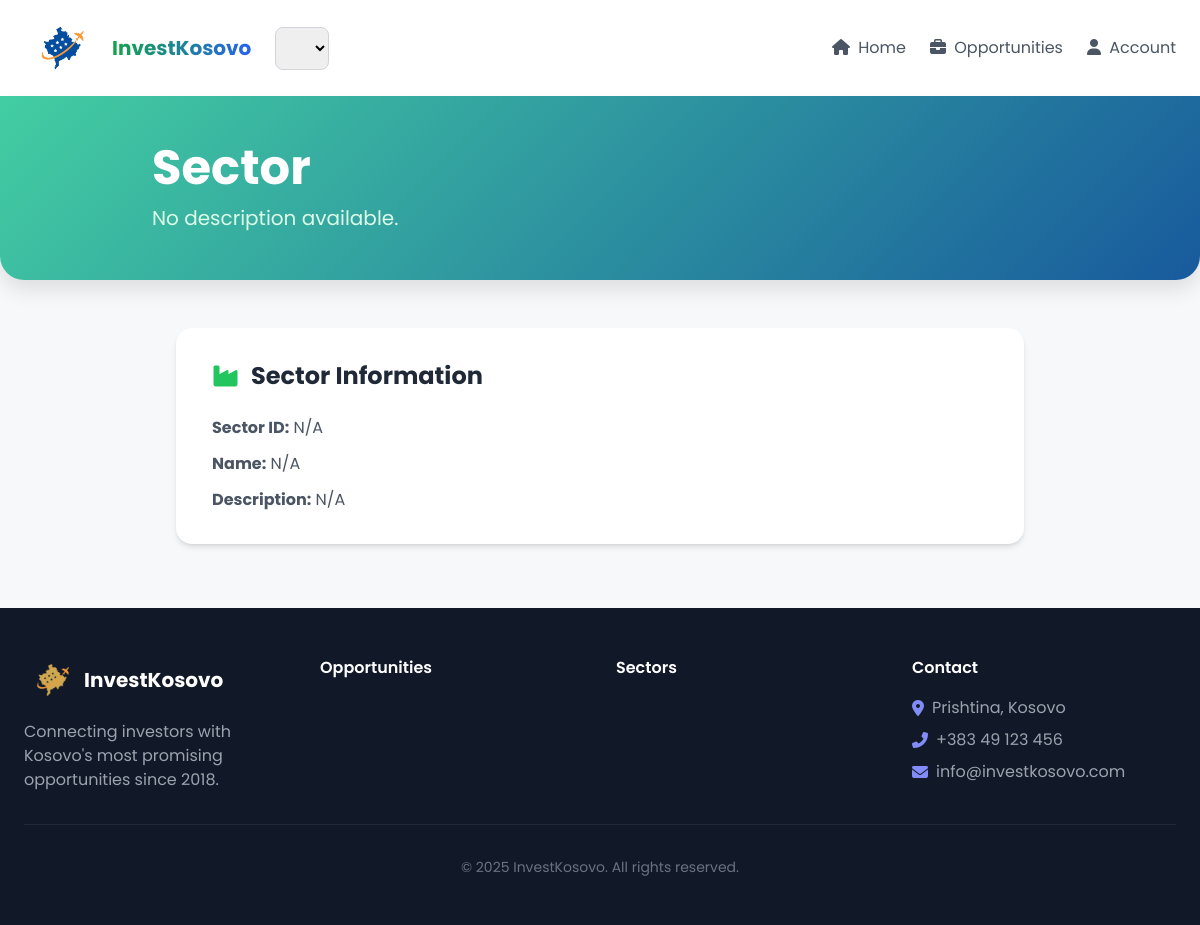
The page /sector-detail.php on the database as committed earlier.
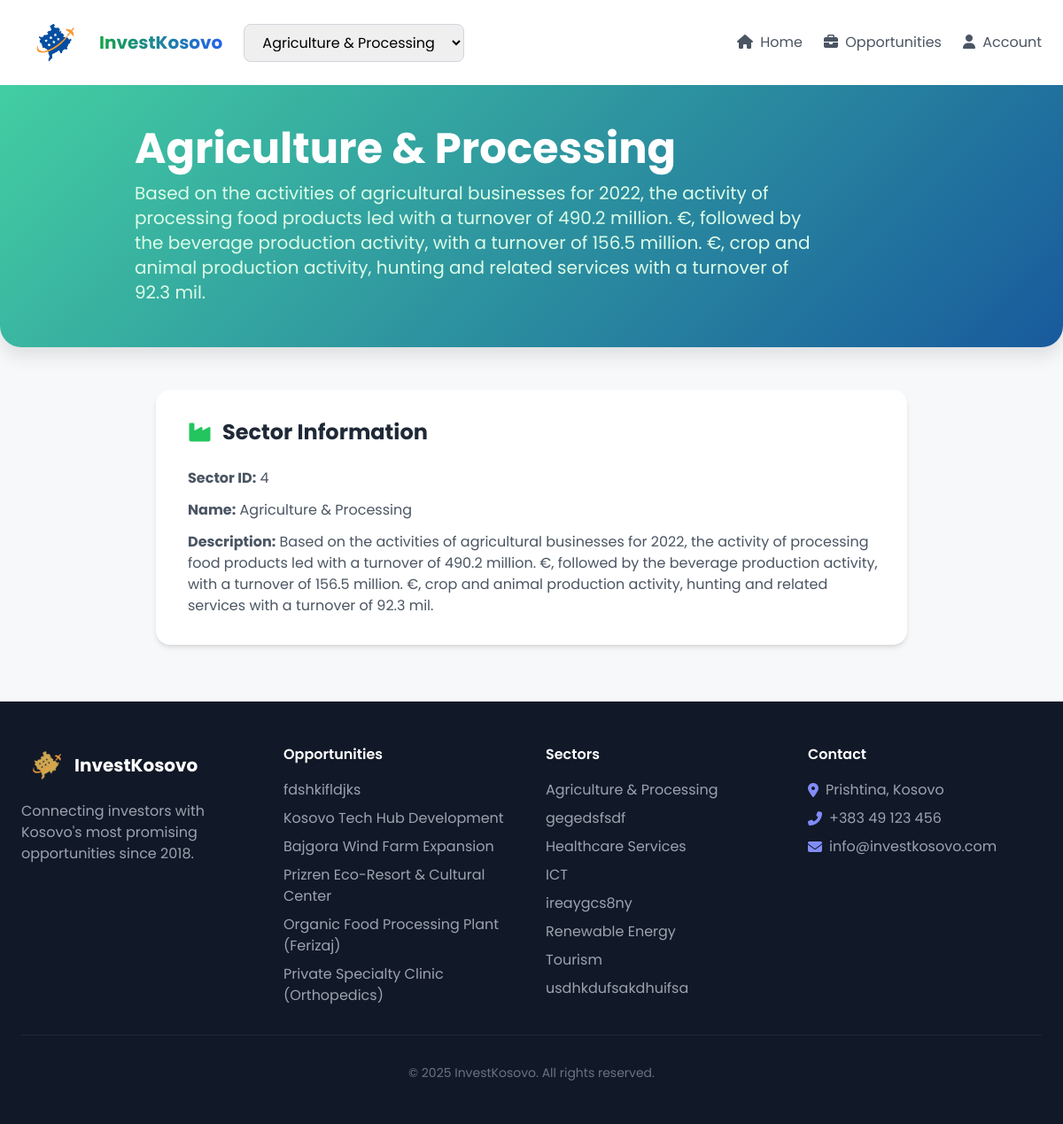
The same page on the database as committed later.
### tables this page shows
CREATE TABLE `sectors` (
  `sector_id` int(11) NOT NULL,
  `name` varchar(100) NOT NULL,
  `description` text DEFAULT NULL
);

CREATE TABLE `investment_opportunities` (
  `opportunity_id` int(11) NOT NULL,
  `title` varchar(150) NOT NULL,
  `sector_id` int(11) DEFAULT NULL,
  `capital_min` decimal(15,2) NOT NULL,
  `capital_max` decimal(15,2) NOT NULL,
  `risk_level` enum('low','medium','high') NOT NULL,
  `timeline_months` int(11) NOT NULL,
  `description` text NOT NULL,
  `contact_email` varchar(150) NOT NULL,
  `created_at` datetime DEFAULT current_timestamp(),
  `money_raised` decimal(15,2) DEFAULT 0.00,
  `goal` decimal(15,2) DEFAULT 0.00
);

### sector-detail.php (the view, shortened to what this page needs)
<?php
include_once('config.php');
$sectors = [];
$sectors_q = $pdo->query("SELECT sector_id, name FROM sectors ORDER BY name ASC");
while ($row = $sectors_q->fetch(PDO::FETCH_ASSOC)) {
    $sectors[] = $row;
}
$selected_id = isset($_GET['id']) ? intval($_GET['id']) : (count($sectors) ? $sectors[0]['sector_id'] : 0);
$sector = null;
if ($selected_id) {
    $sector_q = $pdo->prepare("SELECT * FROM sectors WHERE sector_id=?");
    $sector_q->bindParam(1, $selected_id, PDO::PARAM_INT);
    $sector_q->execute();
    $sector = $sector_q->fetch(PDO::FETCH_ASSOC);
}
?>
<!DOCTYPE html>
<html lang="en">
<head>
    <script src="https://cdn.tailwindcss.com"></script>
    <link rel="stylesheet" href="https://cdnjs.cloudflare.com/ajax/libs/font-awesome/6.4.0/css/all.min.css">
</head>
<body class="min-h-screen">
    <nav class="bg-white shadow-lg py-4 px-6 flex justify-between items-center">
        <div class="flex items-center">
            <a href="index.php" class="flex items-center text-gray-800 hover:text-green-600 transition-colors">
                <img class="h-16 w-auto" src="kosova.png" alt="InvestKosovo Logo">
                <span class="text-xl font-bold bg-gradient-to-r from-green-600 to-blue-600 bg-clip-text text-transparent ml-2">InvestKosovo</span>
            </a>
            <form method="get" class="ml-6">
                <select id="sector-select" name="id" class="rounded-lg border border-gray-300 px-4 py-2 focus:ring-2 focus:ring-green-400" onchange="this.form.submit()">
                    <?php foreach ($sectors as $s): ?>
                        <option value="<?= $s['sector_id'] ?>" <?= $selected_id == $s['sector_id'] ? 'selected' : '' ?>>
                            <?= htmlspecialchars($s['name']) ?>
                        </option>
                    <?php endforeach; ?>
                </select>
            </form>
        </div>
        <div class="flex items-center space-x-6">
            <a href="index.php" class="text-gray-600 hover:text-green-600 transition-colors">
                <i class="fas fa-home mr-1"></i> Home
            </a>
            <a href="opportunities.php" class="text-gray-600 hover:text-green-600 transition-colors">
                <i class="fas fa-briefcase mr-1"></i> Opportunities
            </a>
            <a href="#" class="text-gray-600 hover:text-green-600 transition-colors">
                <i class="fas fa-user mr-1"></i> Account
            </a>
        </div>
    </nav>
    <div class="sector-header rounded-b-3xl text-white py-12 px-8 md:px-16 mb-12 fade-in">
        <div class="max-w-4xl mx-auto">
            <h1 class="text-4xl md:text-5xl font-bold mb-3">
                <?= htmlspecialchars($sector['name'] ?? 'Sector') ?>
            </h1>
            <p class="text-xl text-green-100 max-w-3xl">
                <?= htmlspecialchars($sector['description'] ?? 'No description available.') ?>
            </p>
        </div>
    </div>
    <div class="max-w-4xl mx-auto px-6 pb-16">
        <div class="grid grid-cols-1 gap-8">
            <div class="bg-white rounded-2xl shadow-md p-8 detail-card fade-in">
                <h2 class="text-2xl font-bold text-gray-800 mb-6 flex items-center">
                    <i class="fas fa-industry text-green-500 mr-3"></i> Sector Information
                </h2>
                <div class="prose max-w-none text-gray-600">
                    <ul class="space-y-3">
                        <li><strong>Sector ID:</strong> <?= htmlspecialchars($sector['sector_id'] ?? 'N/A') ?></li>
                        <li><strong>Name:</strong> <?= htmlspecialchars($sector['name'] ?? 'N/A') ?></li>
                        <li><strong>Description:</strong> <?= nl2br(htmlspecialchars($sector['description'] ?? 'N/A')) ?></li>
                    </ul>
                </div>
            </div>
        </div>
    </div>
    <footer class="bg-gray-900 text-white py-12 px-6">
        <div class="max-w-6xl mx-auto grid grid-cols-1 md:grid-cols-4 gap-8">
            <div>
                <h3 class="text-xl font-bold mb-4 flex items-center">
                    <img class="h-12 w-auto" src="kosova1.png" alt="InvestKosovo Logo">InvestKosovo
                </h3>
                <p class="text-gray-400">Connecting investors with Kosovo's most promising opportunities since 2018.</p>
            </div>
            <div>
                <h4 class="font-semibold mb-4">Opportunities</h4>
                <ul class="space-y-2 text-gray-400">
                    <?php
                        try {
                            $stmtOpp = $pdo->query("SELECT io.*, s.name as sector_name FROM investment_opportunities io LEFT JOIN sectors s ON io.sector_id = s.sector_id ORDER BY io.created_at DESC LIMIT 6");
                            $opportunities = $stmtOpp->fetchAll(PDO::FETCH_ASSOC);
                        } catch (PDOException $e) {
                            $opportunities = [];
                        }
                        foreach ($opportunities as $o):
                    ?>
                        <li>
                            <a href="opportunity-detail.php?id=<?= $o['opportunity_id'] ?>" class="hover:text-white transition-colors">
                                <?= htmlspecialchars($o['title']) ?>
                            </a>
                        </li>
                    <?php endforeach; ?>
                </ul>
            </div>
            <div>
                <h4 class="font-semibold mb-4">Sectors</h4>
                <ul class="space-y-2 text-gray-400">
                    <?php foreach ($sectors as $s): ?>
                    <li>
                        <a href="sector-detail.php?id=<?= $s['sector_id'] ?>" class="hover:text-white transition-colors">
                            <?= htmlspecialchars($s['name']) ?>
                        </a>
                    <?php endforeach; ?>
                </ul>
            </div>
            <div>
                <h4 class="font-semibold mb-4">Contact</h4>
                <ul class="space-y-2 text-gray-400">
                    <li class="flex items-center">
                        <i class="fas fa-map-marker-alt mr-2 text-indigo-400"></i> Prishtina, Kosovo
                    </li>
                    <li class="flex items-center">
                        <i class="fas fa-phone-alt mr-2 text-indigo-400"></i> +383 49 123 456
                    </li>
                    <li class="flex items-center">
                        <i class="fas fa-envelope mr-2 text-indigo-400"></i> info@investkosovo.com
                    </li>
                </ul>
            </div>
        </div>
        <div class="max-w-6xl mx-auto pt-8 mt-8 border-t border-gray-800 text-center text-gray-500 text-sm">
            <p>© 2025 InvestKosovo. All rights reserved.</p>
        </div>
    </footer>
</body>
</html>

### sector-detail.php (style rules this page uses)
body { font-family: 'Poppins', sans-serif; background: #f7f8fa; }
.sector-header { background: linear-gradient(135deg, #43cea2 0%, #185a9d 100%); box-shadow: 0 10px 20px rgba(0, 0, 0, 0.1); }
.detail-card { transition: all 0.3s ease; box-shadow: 0 4px 6px rgba(0, 0, 0, 0.05); border-left: 4px solid transparent; }
.fade-in { animation: fadeIn 0.6s ease-in; }

Rows that differ between the two databases and show on the page:
added sectors: name "Agriculture & Processing", description "Based on the activities of agricultural businesses for 2022, the activity of processing food products led with a turnover of 490.2 million. €, followed by the beverage production activity, with a turnover of 156.5 million. €, crop and animal production activity, hunting and related services with a turnover of 92.3 mil.", sector_id "4"
added investment_opportunities: title "fdshkifldjks"
added investment_opportunities: title "Kosovo Tech Hub Development"
added investment_opportunities: title "Bajgora Wind Farm Expansion"
added investment_opportunities: title "Prizren Eco-Resort & Cultural Center"
added investment_opportunities: title "Organic Food Processing Plant (Ferizaj)"
added investment_opportunities: title "Private Specialty Clinic (Orthopedics)"
added sectors: name "gegedsfsdf"
added sectors: name "Healthcare Services"
added sectors: name "ICT"
added sectors: name "ireaygcs8ny"
added sectors: name "Renewable Energy"
added sectors: name "Tourism"
added sectors: name "usdhkdufsakdhuifsa"
Other text that changed with them:
form field id: (not shown) → "Agriculture & Processing"
$sector['name']: "Sector" → (not shown)
$sector['description']: "No description available." → (not shown)
$sector['sector_id']: "N/A" → (not shown)
$sector['name']: "N/A" → (not shown)
$sector['description']: "N/A" → (not shown)
